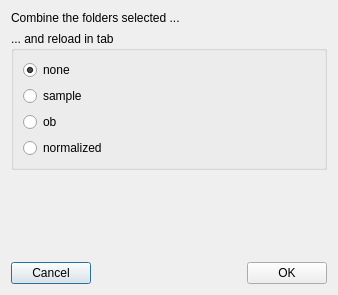
<?xml version="1.0" encoding="UTF-8"?>
<ui version="4.0">
 <class>Dialog</class>
 <widget class="QDialog" name="Dialog">
  <property name="windowModality">
   <enum>Qt::WindowModal</enum>
  </property>
  <property name="geometry">
   <rect>
    <x>0</x>
    <y>0</y>
    <width>338</width>
    <height>295</height>
   </rect>
  </property>
  <property name="windowTitle">
   <string>Combine TOF folders</string>
  </property>
  <layout class="QVBoxLayout" name="verticalLayout_2">
   <item>
    <widget class="QLabel" name="label">
     <property name="text">
      <string>Combine the folders selected ...</string>
     </property>
    </widget>
   </item>
   <item>
    <widget class="QGroupBox" name="groupBox">
     <property name="title">
      <string>... and reload in tab</string>
     </property>
     <layout class="QVBoxLayout" name="verticalLayout">
      <item>
       <widget class="QRadioButton" name="none_radioButton">
        <property name="text">
         <string>none</string>
        </property>
        <property name="checked">
         <bool>true</bool>
        </property>
       </widget>
      </item>
      <item>
       <widget class="QRadioButton" name="sample_radioButton">
        <property name="text">
         <string>sample</string>
        </property>
       </widget>
      </item>
      <item>
       <widget class="QRadioButton" name="ob_radioButton">
        <property name="text">
         <string>ob</string>
        </property>
       </widget>
      </item>
      <item>
       <widget class="QRadioButton" name="normalized_radioButton">
        <property name="text">
         <string>normalized</string>
        </property>
       </widget>
      </item>
     </layout>
    </widget>
   </item>
   <item>
    <spacer name="verticalSpacer">
     <property name="orientation">
      <enum>Qt::Vertical</enum>
     </property>
     <property name="sizeHint" stdset="0">
      <size>
       <width>20</width>
       <height>74</height>
      </size>
     </property>
    </spacer>
   </item>
   <item>
    <layout class="QHBoxLayout" name="horizontalLayout">
     <item>
      <widget class="QPushButton" name="pushButton_2">
       <property name="text">
        <string>Cancel</string>
       </property>
      </widget>
     </item>
     <item>
      <spacer name="horizontalSpacer">
       <property name="orientation">
        <enum>Qt::Horizontal</enum>
       </property>
       <property name="sizeHint" stdset="0">
        <size>
         <width>40</width>
         <height>20</height>
        </size>
       </property>
      </spacer>
     </item>
     <item>
      <widget class="QPushButton" name="pushButton">
       <property name="text">
        <string>OK</string>
       </property>
      </widget>
     </item>
    </layout>
   </item>
  </layout>
 </widget>
 <resources/>
 <connections>
  <connection>
   <sender>pushButton</sender>
   <signal>clicked()</signal>
   <receiver>Dialog</receiver>
   <slot>ok_clicked()</slot>
   <hints>
    <hint type="sourcelabel">
     <x>290</x>
     <y>268</y>
    </hint>
    <hint type="destinationlabel">
     <x>317</x>
     <y>208</y>
    </hint>
   </hints>
  </connection>
  <connection>
   <sender>pushButton_2</sender>
   <signal>clicked()</signal>
   <receiver>Dialog</receiver>
   <slot>reject()</slot>
   <hints>
    <hint type="sourcelabel">
     <x>65</x>
     <y>262</y>
    </hint>
    <hint type="destinationlabel">
     <x>125</x>
     <y>203</y>
    </hint>
   </hints>
  </connection>
 </connections>
 <slots>
  <slot>ok_clicked()</slot>
 </slots>
</ui>
